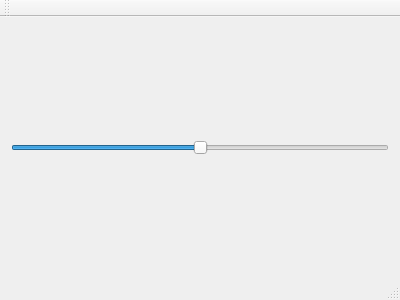
<?xml version="1.0" encoding="UTF-8"?>
<ui version="4.0">
 <class>MainWindow</class>
 <widget class="QMainWindow" name="MainWindow">
  <property name="geometry">
   <rect>
    <x>0</x>
    <y>0</y>
    <width>400</width>
    <height>300</height>
   </rect>
  </property>
  <property name="windowTitle">
   <string>MainWindow</string>
  </property>
  <widget class="QWidget" name="centralWidget">
   <layout class="QGridLayout" name="gridLayout">
    <item row="0" column="0">
     <layout class="QHBoxLayout" name="horizontalLayout"/>
    </item>
    <item row="1" column="0">
     <widget class="QSlider" name="horizontalSlider">
      <property name="minimum">
       <number>-180</number>
      </property>
      <property name="maximum">
       <number>180</number>
      </property>
      <property name="orientation">
       <enum>Qt::Horizontal</enum>
      </property>
     </widget>
    </item>
   </layout>
  </widget>
  <widget class="QMenuBar" name="menuBar">
   <property name="geometry">
    <rect>
     <x>0</x>
     <y>0</y>
     <width>400</width>
     <height>24</height>
    </rect>
   </property>
  </widget>
  <widget class="QToolBar" name="mainToolBar">
   <attribute name="toolBarArea">
    <enum>TopToolBarArea</enum>
   </attribute>
   <attribute name="toolBarBreak">
    <bool>false</bool>
   </attribute>
  </widget>
  <widget class="QStatusBar" name="statusBar"/>
 </widget>
 <layoutdefault spacing="6" margin="11"/>
 <resources/>
 <connections/>
</ui>
